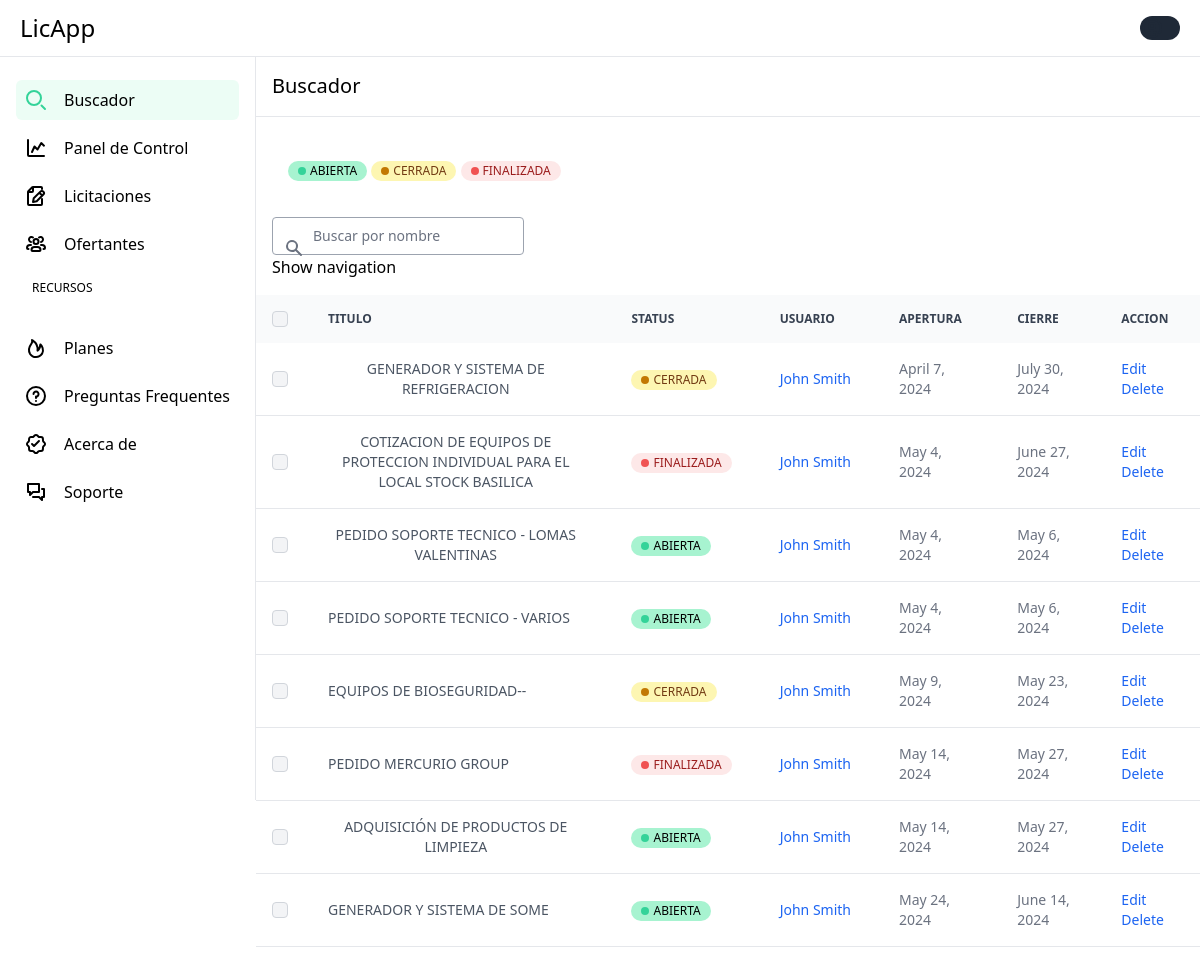
Before: /buscador/ with the older database file.
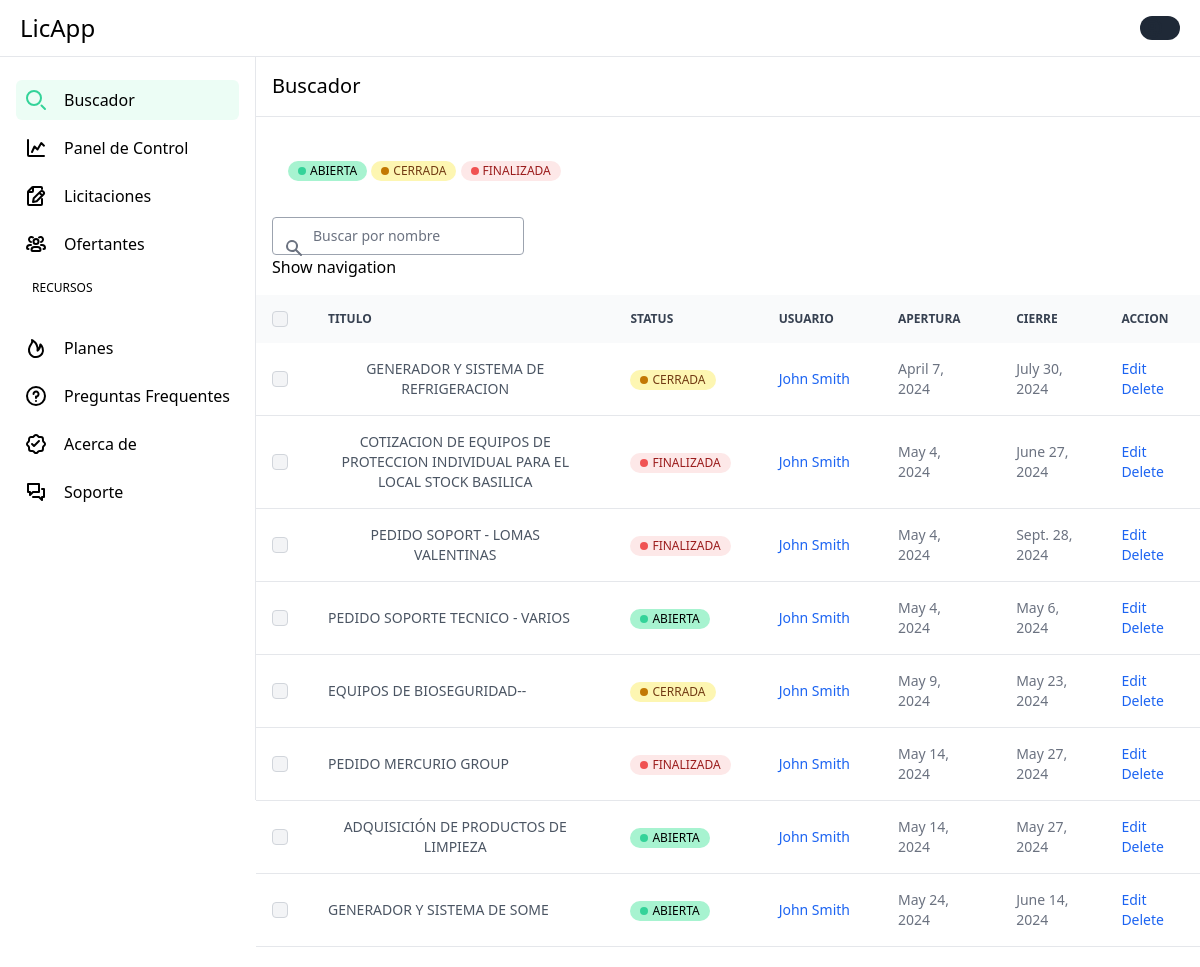
After: the same page with the newer database file.
### licitaciones/models.py (models this page shows)
class Licitacion(models.Model):
    title = models.CharField(max_length=255)
    obs = models.TextField(blank=True, null=True)
    start_date = models.DateField(auto_now_add=True, null=True)
    close_date = models.DateField()
    status = models.CharField(max_length=10, choices=get_status, default="OPEN")
    currency = models.CharField(max_length=15, choices=get_currencies)
    category = models.CharField(max_length=100, choices=get_categories)
    payment_method = models.CharField(max_length=255)
    delivery_time = models.CharField(blank=True, null=True, max_length=20)
    client = models.CharField(blank=True, null=True, max_length=20)
    city = models.CharField(blank=True, null=True, max_length=20, choices=get_cities)
    total_sum_lic = models.IntegerField()
    class Meta:
        verbose_name = "licitacion"
        verbose_name_plural = "licitaciones"

### home/views.py (the view)
# urls.py: path('buscador/', home_views.buscador, name="buscador"),
def buscador(request):
    licitaciones = Licitacion.objects.all()
    return render(request, "buscador.html", {"licitaciones": licitaciones})

### templates/buscador.html
{% extends 'base.html' %}
{% block content %}
<div id="buscador-body-container" class="content mt-14">
  <h1 class="mb-10 p-4 text-xl font-normal border-b border-gray-200">Buscador</h1>
  {% include 'partials/table_licitaciones.html' with licitaciones=licitaciones %}
</div>
{% endblock %}

### templates/base.html (shortened to what this page needs)
{% load compress %}
{% load static %}
<!doctype html>
<html lang="en">
<head>
  {% compress css %}
    <link rel="stylesheet" href="{% static 'src/output.css' %}">
  {% endcompress %}
</head>
{% include 'partials/sidebar.html' %}
<body>
  <div class="sm:ml-64">
    {% block content %}
    {% endblock content %}
  </div>
</body>
</html>

### templates/partials/sidebar.html (shortened to what this page needs)
<nav class="fixed top-0 z-50 w-full bg-white border-b border-gray-200">
  <div class="px-3 py-3 lg:px-5 lg:pl-3">
    <div class="flex items-center justify-between">
      <div class="flex items-center justify-start rtl:justify-end">
        <a href="#" class="flex ms-2 md:me-24">
          <span class="self-center text-xl sm:text-2xl whitespace-nowrap dark:text-white">LicApp</span>
        </a>
      </div>
      <div class="flex items-center">
        <div class="flex items-center ms-3">
          <div>
            <button type="button"
              class="flex text-sm bg-gray-800 rounded-full focus:ring-4 focus:ring-gray-300 dark:focus:ring-gray-600"
              aria-expanded="false" data-dropdown-toggle="dropdown-user">
            </button>
          </div>
        </div>
      </div>
    </div>
  </div>
</nav>
<aside id="logo-sidebar"
  class="fixed top-0 left-0 z-40 w-64 h-screen pt-20 transition-transform -translate-x-full bg-white border-r border-gray-200 sm:translate-x-0"
  aria-label="Sidebar">
  <div class="h-full px-4 pb-4 overflow-y-auto bg-white">
    <ul class="space-y-2 font-medium">
      <li>
        <a href="{% url 'buscador' %}"
          data-active="buscador"
          class="flex transition delay-50 rounded-md items-center p-2 text-black hover:bg-gray-100 group">
          <svg class="w-6 h-6 mr-4 transition duration-75 group-hover:text-emerald-400" aria-hidden="true" xmlns="http://www.w3.org/2000/svg" width="24"
            height="24" fill="none" viewBox="0 0 24 24">
            <path stroke="currentColor" stroke-linecap="round" stroke-width="2"
              d="m21 21-3.5-3.5M17 10a7 7 0 1 1-14 0 7 7 0 0 1 14 0Z" />
          </svg>
          Buscador
        </a>
      </li>
      <li>
        <a href="{% url 'panel' %}"
          data-active="panel"
          class="flex transition delay-50 rounded-md items-center p-2 text-black hover:bg-gray-100 group">
          Panel de Control
        </a>
      </li>
      <li>
        <a href="{% url 'licitaciones' %}"
          data-active="licitaciones"
          class="flex transition delay-50 rounded-md items-center p-2 text-black hover:bg-gray-100 group">
          Licitaciones
        </a>
      </li>
      <li>
        <a href="{% url 'ofertantes' %}"
          data-active="ofertantes"
          class="flex transition delay-50 rounded-md items-center p-2 text-black hover:bg-gray-100 group">
          Ofertantes
        </a>
      </li>
    </ul>
    <p class="m-4 text-xs text-black">RECURSOS</p>
    <ul class="pt-4 mt-4 space-y-2 text-base font-medium">
      <li>
        <a href="#"
          aria-selected="false"
          class="flex transition delay-50 rounded-md items-center p-2 text-black hover:bg-gray-100 group">
          Planes
        </a>
      </li>
      <li>
        <a href="#"
          aria-selected="false"
          class="flex transition delay-50 rounded-md items-center p-2 text-black hover:bg-gray-100 group">
          Preguntas Frequentes
        </a>
      </li>
      <li x-transition.duration.500ms>
        <a href="#"
          aria-selected="false"
          class="flex transition delay-50 rounded-md items-center p-2 text-black hover:bg-gray-100 group">
          Acerca de
        </a>
      </li>
      <li>
        <a href="#"
          aria-selected="true"
          class="flex transition delay-50 rounded-md items-center p-2 text-black hover:bg-gray-100 group">
          Soporte
        </a>
      </li>
    </ul>
  </div>
</aside>

### templates/partials/table_licitaciones.html (shortened to what this page needs)
<div class="mx-8 mt-6">
  {% if status %}
    {% if status == 'OPEN' %}
      <span
        class="inline-flex items-center bg-emerald-200 text-black text-xs font-medium px-2.5 py-0.5 rounded-full">
        <span class="w-2 h-2 me-1 bg-emerald-400 rounded-full"></span>
        ABIERTA
      </span>
    {% elif status == 'CLOSED' %}
      <span
        class="inline-flex items-center bg-yellow-100 text-yellow-800 text-xs font-medium px-2.5 py-0.5 rounded-full dark:bg-yellow-900 dark:text-yellow-300">
        <span class="w-2 h-2 me-1 bg-yellow-500 rounded-full"></span>
        CERRADA
      </span>
    {% else %}
      <span
        class="inline-flex items-center bg-red-100 text-red-800 text-xs font-medium px-2.5 py-0.5 rounded-full dark:bg-red-900 dark:text-red-300">
        <span class="w-2 h-2 me-1 bg-red-500 rounded-full"></span>
        FINALIZADA
      </span>
    {% endif %}
  {% else %}
    <span
      class="inline-flex items-center bg-emerald-200 text-black text-xs font-medium px-2.5 py-0.5 rounded-full dark:bg-green-900 dark:text-green-300">
      <span class="w-2 h-2 me-1 bg-emerald-400 rounded-full"></span>
      ABIERTA
    </span>
    <span
      class="inline-flex items-center bg-yellow-100 text-yellow-800 text-xs font-medium px-2.5 py-0.5 rounded-full dark:bg-yellow-900 dark:text-yellow-300">
      <span class="w-2 h-2 me-1 bg-yellow-500 rounded-full"></span>
      CERRADA
    </span>
    <span
      class="inline-flex items-center bg-red-100 text-red-800 text-xs font-medium px-2.5 py-0.5 rounded-full dark:bg-red-900 dark:text-red-300">
      <span class="w-2 h-2 me-1 bg-red-500 rounded-full"></span>
      FINALIZADA
    </span>
  {% endif %}
</div>
<div x-data="{ open: false }" class="transition duration-600 ease-in py-5">
  <div class="flex flex-column flex-wrap space-y-4 items-center justify-between px-4 pb-4 ">
    <div class="relative">
      <div class="absolute inset-y-0 left-0 rtl:inset-r-0 rtl:right-0 flex items-center ps-3 pointer-events-none">
      </div>
      <input type="text" id="table-search"
        class="block p-2 ps-10 text-sm duration-100 rounded transition border border-solid focus:outline-none focus:ring text-base bg-white border-gray-400 hover:border-gray-700 text-high-emphasis focus:border-teal-700 outline-none focus:ring-teal-50"
        placeholder="Buscar por nombre">
       <button type="button" x-on:click="open = ! open">
       Show navigation
        </button>
    </div>
  </div>
  <table class="w-full text-sm text-left rtl:text-right text-gray-500 dark:text-gray-400">
    <thead class="text-xs text-gray-700 uppercase bg-gray-50 dark:bg-gray-700 dark:text-gray-400">
      <tr>
        <th scope="col" class="p-4">
          <div class="flex items-center">
            <input id="checkbox-all-search" type="checkbox"
              class="w-4 h-4 text-blue-600 bg-gray-100 border-gray-300 rounded focus:ring-blue-500 dark:focus:ring-blue-600 dark:ring-offset-gray-800 dark:focus:ring-offset-gray-800 focus:ring-2 dark:bg-gray-700 dark:border-gray-600">
          </div>
        </th>
        <th scope="col" class="px-6 py-3">
          Titulo
        </th>
        <th scope="col" class="px-6 py-3">
          Status
        </th>
        <th scope="col" class="px-6 py-3">
          Usuario
        </th>
        <th scope="col" class="px-6 py-3">
          Apertura
        </th>
        <th scope="col" class="px-6 py-3">
          Cierre
        </th>
        <th scope="col" class="px-6 py-3">
          Accion
        </th>
      </tr>
    </thead>
    <tbody>
      {% for licitacion in licitaciones %}
        <tr class="bg-white border-b dark:bg-gray-800 dark:border-gray-700 hover:bg-gray-50 dark:hover:bg-gray-600">
          <td class="w-4 p-4">
            <div class="flex items-center">
              <input id="checkbox-table-search-1" type="checkbox"
                class="w-4 h-4 text-blue-600 bg-gray-100 border-gray-300 rounded focus:ring-blue-500 dark:focus:ring-blue-600 dark:ring-offset-gray-800 dark:focus:ring-offset-gray-800 focus:ring-2 dark:bg-gray-700 dark:border-gray-600">
            </div>
          </td>
          <th scope="row" class="px-6 py-4 font-medium text-gray-900 dark:text-white">
            <button type="button" class="font-medium text-gray-600 dark:text-gray-500 hover:underline hover:text-gray-900">{{ licitacion.title|upper }}</button>
          </th>
          <td class="px-6 py-4">
                {% if licitacion.status == 'OPEN' %}
                <span
                  class="inline-flex items-center bg-emerald-200 text-black text-xs font-medium px-2.5 py-0.5 rounded-full dark:bg-green-900 dark:text-green-300">
                  <span class="w-2 h-2 me-1 bg-emerald-400 rounded-full"></span>
                  ABIERTA
                </span>
                {% elif licitacion.status == 'CLOSED' %}
                <span
                  class="inline-flex items-center bg-yellow-100 text-yellow-800 text-xs font-medium px-2.5 py-0.5 rounded-full dark:bg-yellow-900 dark:text-yellow-300">
                  <span class="w-2 h-2 me-1 bg-yellow-500 rounded-full"></span>
                  CERRADA
                </span>
                {% else %}
                <span
                  class="inline-flex items-center bg-red-100 text-red-800 text-xs font-medium px-2.5 py-0.5 rounded-full dark:bg-red-900 dark:text-red-300">
                  <span class="w-2 h-2 me-1 bg-red-500 rounded-full"></span>
                  FINALIZADA
                </span>
                {% endif %}
          </td>
          <td class="max-w-52 px-6 py-4 truncate ...">
            <a href="#" class="font-medium text-blue-600 dark:text-blue-500 hover:underline">John Smith</a>
          </td>
          <td class="px-6 py-4">
            {{ licitacion.start_date }}
          </td>
          <td class="px-6 py-4">
            {{ licitacion.close_date }}
          </td>
          <td class="px-6 py-4">
            <a href="{% url 'update_licitacion' lic_id=licitacion.id %}" class="font-medium text-blue-600 dark:text-blue-500 hover:underline">Edit</a>
            <a href="#" class="font-medium text-blue-600 dark:text-blue-500 hover:underline">Delete</a>
          </td>
        </tr>
      {% endfor %}
    </tbody>
  </table>
</div>

Changed rows visible on the page:
changed Licitacion: title "PEDIDO SOPORTE TECNICO - LOMAS VALENTINAS" → "PEDIDO SOPORT - LOMAS VALENTINAS"; close_date "May 6, 2024" → "Sept. 28, 2024"; status "ABIERTA" → "FINALIZADA"
